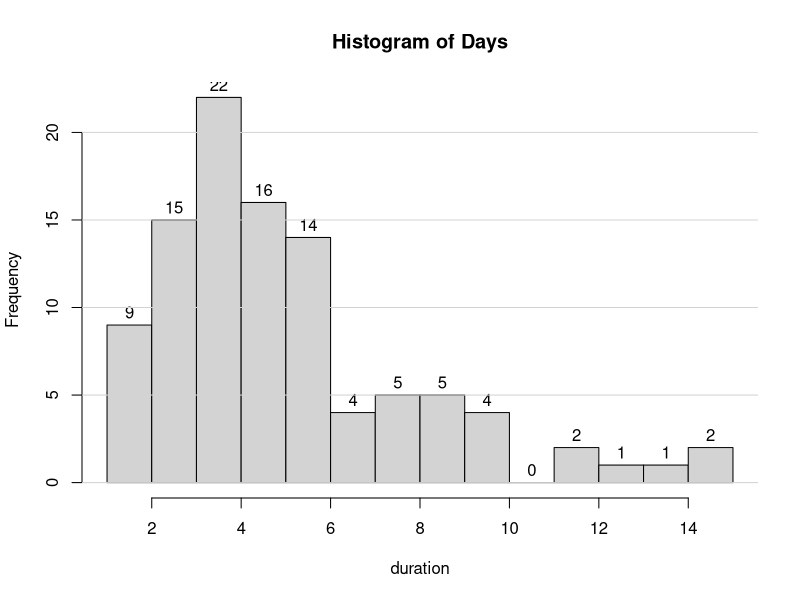
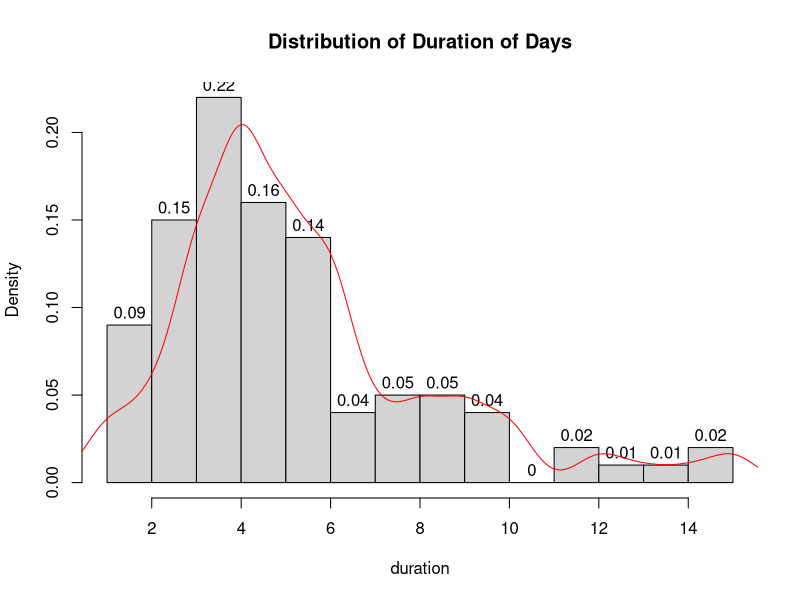
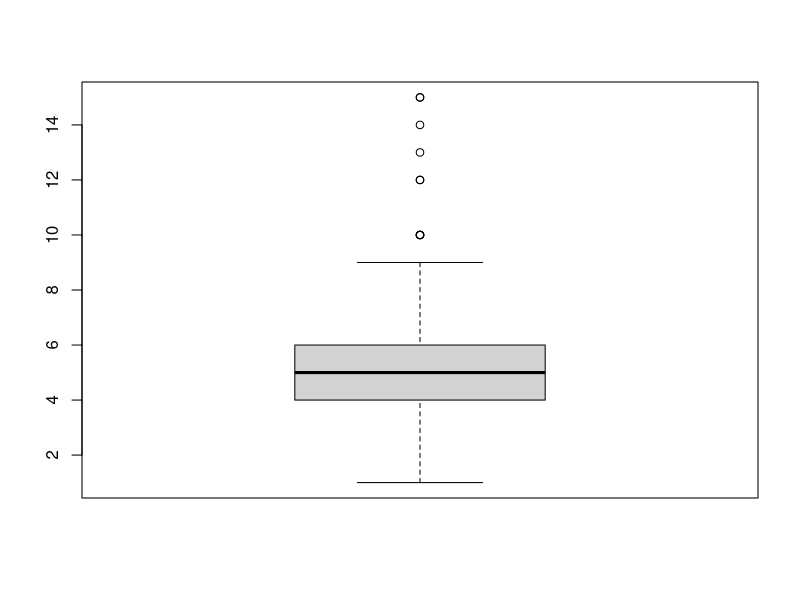

Write the R code that produced these figures, in order.
#setwd("~/Desktop/cs_spring18/cs555/R_wd")
duration<-read.csv("datasets/cs555_a1.csv", header = FALSE)
#change data type into a vector
days<-unlist(duration, use.names=FALSE)

#make sure the range is just right
range_days <- max(days) - min(days) + 1

#generate a histgram
hist(days,range_days,labels = TRUE,
     main = "Histogram of Days", 
     xlab = "duration")
grid(nx=NA,ny=NULL,lty=1,lwd=1)

#generate a density histgram
hist(days,range_days,labels = TRUE,prob=TRUE,
     main = "Distribution of Duration of Days", 
     xlab = "duration")
lines(density(days),col="red")

#generate a boxplot 
boxplot(days)

#create a summary vector and add standard deviation into it.
summary_data <- summary(days)
standard_deviation <- sd(days)
summary_data <- c(summary_data,standard_deviation)
print(summary_data)
#save into a .csv file
names(summary_data) <- c("minimum","first quartiles","median","mean","third quartiles","maximum","standard deviation")
write.csv(summary_data,"summaryForA1.csv")

population_mean = 5
population_sd = 3
number_of_sample = 10

percentage_less_than_a_week <- pnorm(7,mean=population_mean,sd=population_sd)
cat(percentage_less_than_a_week*100 , "%")

sampleMean_greater_than_7 <- 1-pnorm(
  (7-population_mean)/(population_sd/sqrt(number_of_sample)))
print(sampleMean_greater_than_7)


